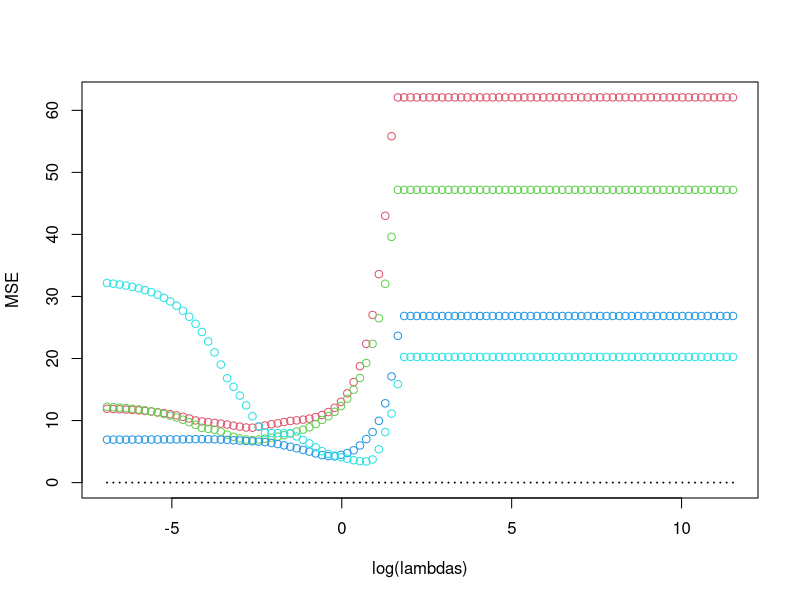

This figure's R source:
# This R script performs cross-validated Lasso regression on the mtcars dataset to predict the miles per gallon (mpg) based on the other features.
# Setup ####
d = mtcars
insample_fraction  = .9
seed = 1
set.seed(seed)
target_name = 'mpg'
preds_names = setdiff(names(mtcars),target_name)


# Train N Test ####
n = dim(d)[1]
idx_iss = sample(n,n*insample_fraction)
idx_oos = setdiff(1:n,idx_iss)
X_iss = as.matrix(d[idx_iss,preds_names])
y_iss = d[idx_iss,target_name]
X_oos = as.matrix(d[idx_oos,preds_names])
y_oos = d[idx_oos,target_name]
p = dim(X_iss)[2]


# Matrices ####
MyMatrixMaker = function(X){
  X_std = scale(x = X, center = TRUE, scale = FALSE)
  out = as.matrix(X_std)
  return(out)
}
X_iis = MyMatrixMaker(X_iss)
y_iis = MyMatrixMaker(y_iss)
X_oos = MyMatrixMaker(X_oos)
y_oos = MyMatrixMaker(y_oos)

# CV Setup ####

lambdas <- 10^seq(-3, 5, length.out = 100)

nfolds = 4
n_cv = dim(X_iss)[1]
n_oos_cv = floor(n_cv/nfolds)
n_iss_cv = n_cv - n_oos_cv

idx_randsort = sample(1:n_cv,n_cv)

n_lambdas = length(lambdas)

MSE_mat = matrix(NA,nfolds,n_lambdas)


# CV ####

idx_range = 1:n_oos_cv

for (i_fold in 1:nfolds){
  
  idx_oos_cv = idx_randsort[idx_range+n_oos_cv*(i_fold-1)]
  idx_iss_cv = setdiff(idx_randsort,idx_oos_cv)
  
  X_iis_cv = X_iis[idx_iss_cv,]
  y_iis_cv = y_iis[idx_iss_cv]  
  X_oos_cv = X_iis[idx_oos_cv,]
  y_oos_cv = y_iis[idx_oos_cv]
  
  for (i_lambda in 1:n_lambdas){
    fit_i = glmnet::glmnet(x = X_iis_cv,
                           y = y_iis_cv,
                           family = 'gaussian',
                           lambda = lambdas[i_lambda])
    
    yhat_i = predict(fit_i, newx = X_oos_cv)
    
    MSE_i = sum((yhat_i-y_oos_cv)^2)/n_oos_cv
    
    MSE_mat[i_fold,i_lambda] = MSE_i
    
  }
}

# Plot ####


plot(x = log(lambdas),
     y= rep(0,n_lambdas),
     ylim = c(0,max(MSE_mat)), ylab = 'MSE',
     cex=.001)

for (i in 1:nfolds){
  points(x = log(lambdas), y = MSE_mat[i,],col = i+1)
}

